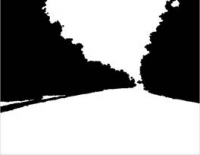
%> input picture test/200.jpg, 200 x 155 px
$ octave main.m   (GNU Octave 9; MATLAB toolbox functions it lacks are replaced by stand-ins)
%> lines starting %> are read from the running program, lines starting %| are printed output that depends on the picture; in (x1, y1, x2, y2) boxes, pixels count from 0 and x2, y2 are one past the last pixel; in counts of white or black regions, pixels touching at a corner belong together; the program's own positions count from 1
clear all
close all
clc
I=imread('200.jpg');
%> I is the input picture: size 155x200x3 uint8; min 0, max 255, mean 146.3
BW=im2bw(I);
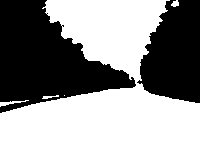
%> BW: size 155x200 logical; 57.1% white; 2 black regions, box (x1, y1, x2, y2) and area: (0, 0, 136, 113) 8446, (137, 0, 200, 103) 4852
BW=edge(BW,'canny');
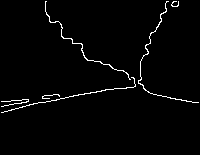
%> BW: size 155x200 logical; 2% white in thin lines or dots, all inside (x1, y1, x2, y2) = (1, 1, 199, 113)
% I=imdilate(I,strel('disk',8));
% I=imerode(I,strel('disk',8));
% BW=bwmorph(I,'thin',20);
%%

[H,T,R] = hough(BW);
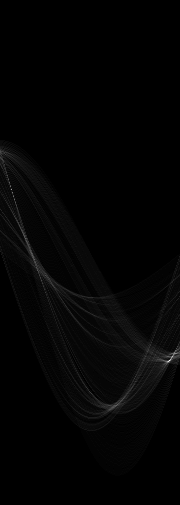
%> H: size 505x180 double; min 0, max 85, mean 1.2; drawn with min black and max white
%> T = 180 values from -90 to 89; R = 505 values from -252 to 252
imshow(H,[],'XData',T,'YData',R,...
'InitialMagnification','fit');
xlabel('\theta'), ylabel('\rho');
axis on, axis normal, hold on;
P = houghpeaks(H,10,'threshold',ceil(0.3*max(H(:))));
%> P = [361 170; 357 173; 190 12; 354 176; 362 167; 197 14; 406 117; 361 164; 239 26; 260 35]
x = T(P(:,2)); y = R(P(:,1));
%> after `x = T(P(:,2))`: x = [79 82 -79 85 76 -77 26 73 -65 -56]
%> after `y = R(P(:,1))`: y = [108 104 -63 101 109 -56 153 108 -14 7]
plot(x,y,'s','color','white');
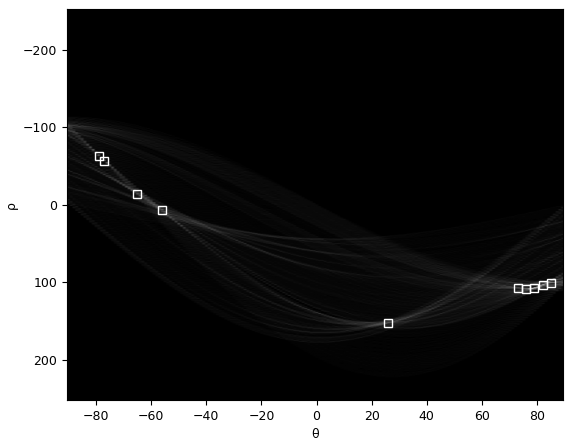
%> figure redrawn from the program's plot data
lines = houghlines(BW,T,R,P,'FillGap',5,'MinLength',7);
%> lines = 12 lines; longest, point1 to point2 (x, y): (151, 94) to (198, 103), (162, 96) to (196, 103), (156, 32) to (162, 21), (129, 76) to (140, 81), (108, 65) to (118, 71), (69, 39) to (78, 44)
figure,imshow(BW), hold on
max_len = 0;
%%

for k = 1:length(lines)
xy = [lines(k).point1; lines(k).point2];
plot(xy(:,1),xy(:,2),'LineWidth',2,'Color','green');

% Plot beginnings and ends of lines
plot(xy(1,1),xy(1,2),'x','LineWidth',2,'Color','yellow');
plot(xy(2,1),xy(2,2),'x','LineWidth',2,'Color','red');

% Determine the endpoints of the longest line segment
len = norm(lines(k).point1 - lines(k).point2);
Len(k)=len
if ( len > max_len)
max_len = len
xy_long = xy
end
end
%> this loop made 12 passes
%> (len, max_len, xy_long) on pass 1: (47.85, 47.85, [151 94; 198 103])
%> (xy, len) on passes 2 to 7: ([12 101; 22 101], 10), ([2 102; 11 102], 9), ([148 92; 157 95], 9.49), ([162 96; 196 103], 34.71), ([156 32; 162 21], 12.53), ([98 62; 106 65], 8.54)
%> after the loop, Len = [47.85 10 9 9.49 34.71 12.53 8.54 7.62 12.08 10.3 11.66 9.43]

% highlight the longest line segment
plot(xy_long(:,1),xy_long(:,2),'LineWidth',2,'Color','blue');
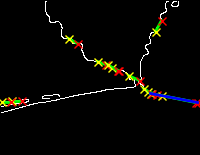
%> figure redrawn from the program's plot data

%%
[L1 Index1]=max(Len(:))
%> L1 = 47.85; Index1 = 1
Len(Index1)=0
[L2 Index2]=max(Len(:))
%> L2 = 34.71; Index2 = 5

%%
%
x1=[lines(Index1).point1(1) lines(Index1).point2(1)]
%> x1 = [151 198]
y1=[lines(Index1).point1(2) lines(Index1).point2(2)]
%> y1 = [94 103]
x2=[lines(Index2).point1(1) lines(Index2).point2(1)]
%> x2 = [162 196]
y2=[lines(Index2).point1(2) lines(Index2).point2(2)]
%> y2 = [96 103]

%%
K1=(lines(Index1).point1(2)-lines(Index1).point2(2))/(lines(Index1).point1(1)-lines(Index1).point2(1))
%> K1 = 0.191
K2=(lines(Index2).point1(2)-lines(Index2).point2(2))/(lines(Index2).point1(1)-lines(Index2).point2(1))
%> K2 = 0.206
%%
hold on
[m,n] = size(BW); % 넹당
%> m = 155; n = 200
BW1=zeros(m,n);
b1=y1(1)-K1*x1(1)
%> b1 = 65.09
b2=y2(1)-K2*x2(1)
%> b2 = 62.65
for x=1:n
for y=1:m
if y==round(K1*x+b1)|y==round(K2*x+b2)
BW1(y,x)=1;

end

end
end
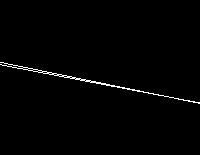
%> BW1: size 155x200 double; values 0 (black) and 1 (white), 1.1% white in thin lines or dots, all inside (x1, y1, x2, y2) = (0, 62, 200, 104)
for x=1:n
for y=1:m

if ceil(K1*x+b1)==ceil(K2*x+b2)
y1=round(K1*x+b1)
BW1(1:y1-1,:)=0;
end
end
end
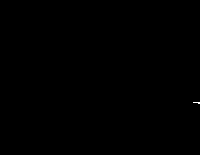
%> BW1: size 155x200 double; values 0 (black) and 1 (white), 0.03% white in thin lines or dots, all inside (x1, y1, x2, y2) = (193, 102, 200, 104)
%> after the loop, y1 = 103
figure,imshow(BW1)
